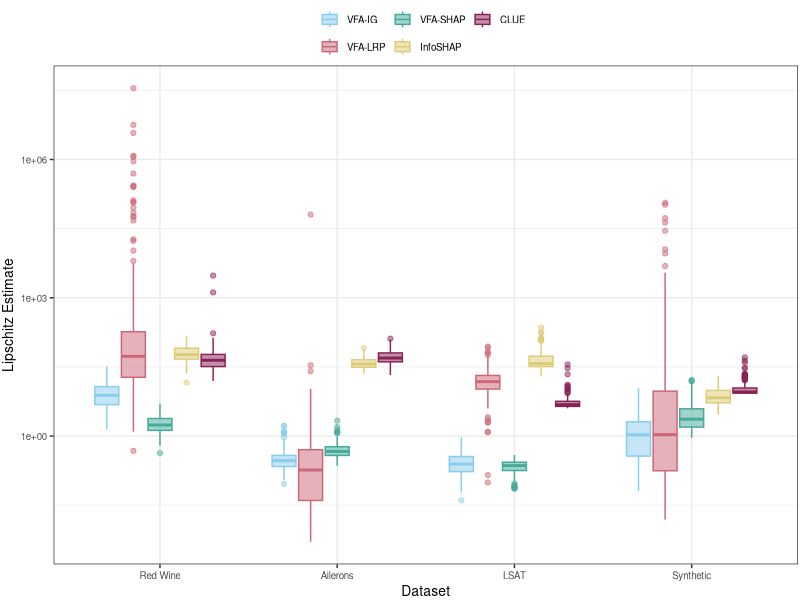
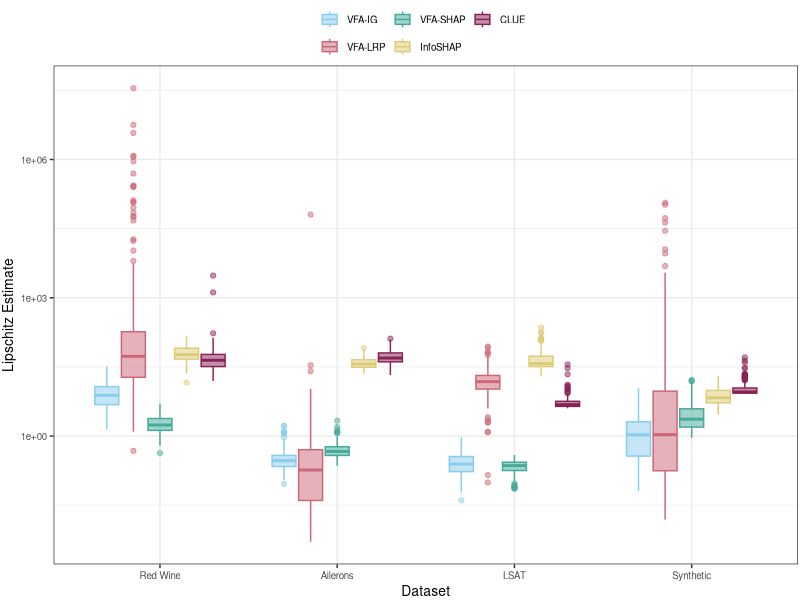

Generate these figures, in order, with R:
############## LOAD LIBRARIES ##############
library(tidyverse)
library(ggplot2)
library(cowplot)

theme_set(theme_bw(base_size = 26))

setwd(dirname(rstudioapi::getActiveDocumentContext()$path))

##############  LIPSCHITZ ROBUSTNESS BOXPLOT PER DATASET ##############

process_lipschitz <- function(df, dataset){
  return(df |>
           mutate(dataset = dataset) |>
           pivot_longer(cols=-dataset, names_to = "method") |>
           mutate(method = if_else(method == "varx", "VFA-SHAP",
                                   if_else(method == "varx_ig", "VFA-IG",
                                           if_else(method == "varx_lrp", "VFA-LRP",
                                                   if_else(method == "clue", "CLUE",
                                                           if_else(method == "infoshap", "InfoSHAP", "NONE"))))),
                  method = factor(method, levels=c( "VFA-IG",  "VFA-LRP", "VFA-SHAP", "InfoSHAP", "CLUE"))))
}


lip_combined <- process_lipschitz(read_csv("data/lipschitz/red_wine_out_lipschitz_fixed_new.csv"), "Red Wine") |>
  union(process_lipschitz(read_csv("data/lipschitz/ailerons_out_lipschitz_fixed_new.csv"), "Ailerons")) |>
  union(process_lipschitz(read_csv("data/lipschitz/synthetic_out_lipschitz_fixed_new.csv"), "Synthetic")) |>
  # union(process_lipschitz(read_csv("data/lipschitz/synthetic_mixed_5_out_lipschitz_fixed_new.csv"), "Syn. Mixed")) |>
  union(process_lipschitz(read_csv("data/lipschitz/lsat_out_lipschitz_fixed_new.csv"), "LSAT")) |>
  mutate(dataset = factor(dataset, levels=c("Red Wine", "Ailerons", "LSAT", "Synthetic"))) #, "Syn. Mixed")))


(lipschitz <- ggplot(lip_combined, aes(x=dataset, y=value, fill=method, color=method)) +
    geom_boxplot(alpha=0.5) +
    scale_y_continuous(trans = "log10") +
    ylab("Lipschitz Estimate") +
    xlab("Dataset") + 
    guides(fill = guide_legend(ncol= 3, title = "Method"), color = guide_legend(ncol = 5, title = "Method")) +
    scale_fill_manual(values=c("#88CCEE", "#CC6677", "#44AA99", "#DDCC77", "#882255")) +
    scale_color_manual(values=c("#88CCEE", "#CC6677", "#44AA99", "#DDCC77", "#882255")) +
    theme_bw() +
    theme(
      legend.position = "top",
      legend.text= element_text(size=7), 
      legend.title = element_blank(),
      legend.key.size = unit(0.5,"cm"),
      legend.box.margin=margin(0,0,-10,-5),
      axis.text = element_text(size=7),
      axis.title = element_text(size=10),
      plot.margin = unit(c(0.05, 0.05, 0, 0.05), "cm")))


ggsave("Lipschitz_robustness_v9_new_fixed.pdf", lipschitz, width=3.5, height=2.5, units="in", device=cairo_pdf)
